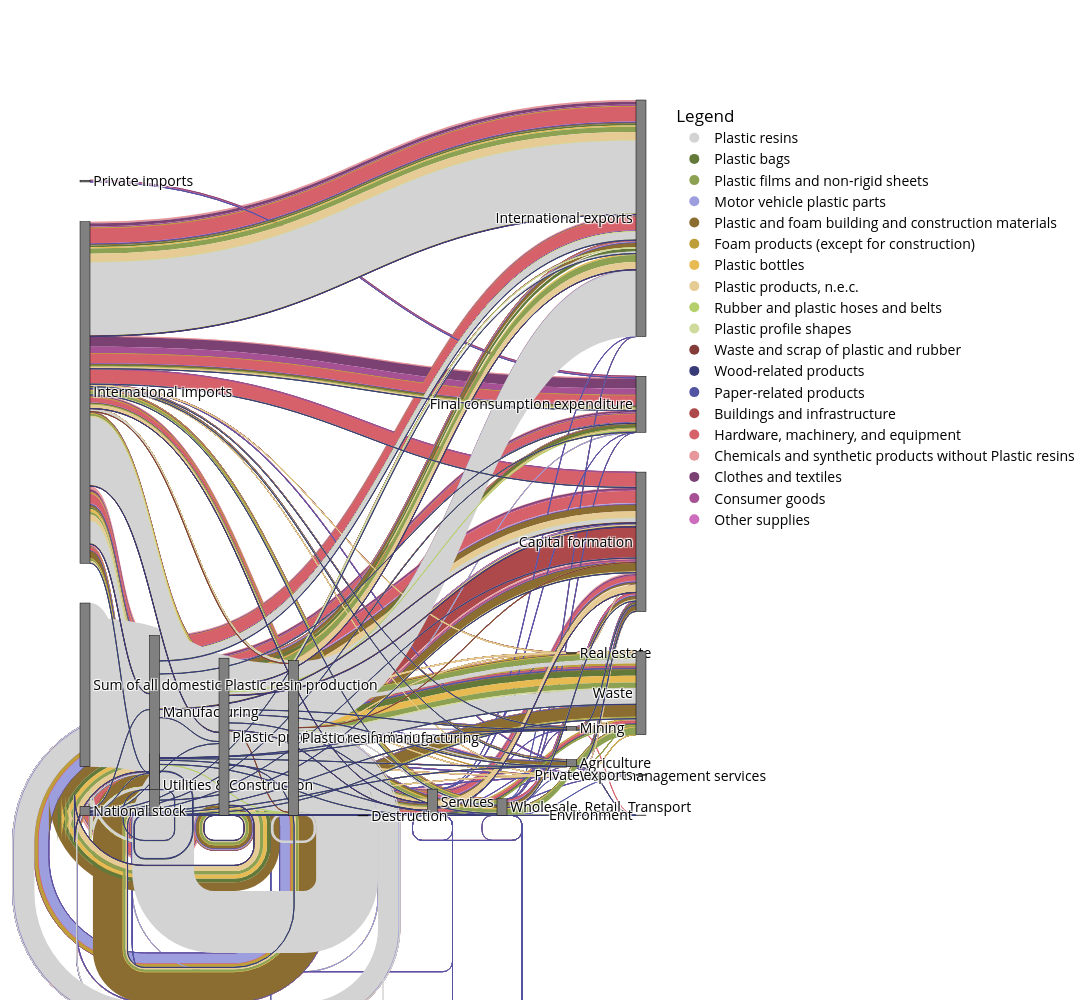

This figure's notebook cell:
### Code cell
#create unique list of source/'From' and target/'To' for plotly
unique_from_to = list(pd.unique(links[['From', 'To']].values.ravel('K')))

#create a list of unique nodes
unique_nodes = pd.concat([links['From'], links['To']]).unique()
node_index = {node: i for i, node in enumerate(unique_nodes)}

#create new columns for indices in a safe way
links = links.assign(
    FromIndex=links['From'].map(node_index),
    ToIndex=links['To'].map(node_index))

#plot plotly Sankey
fig = go.Figure(data=[go.Sankey(
    valueformat=None,
    valuesuffix='t',  #all flows in unit tonnes
    node=dict(
        pad=15,
        thickness=10,
        line=dict(color="black", width=0.5),
        label=unique_from_to,
        color='#808080'
    ),
    link=dict(
        source=links['FromIndex'],  # indices correspond to labels
        target=links['ToIndex'],
        value=links['Quantity (t)'],
        color=links['Colour_HEX']
    ))])
#to define Node Position manually: https://plotly.com/python/sankey-diagram/


#create legend
for label, colour in color_map.items():  #need to append 'Other product, grey'
    fig.add_trace(go.Scatter(
        x=[None], y=[None],
        mode='markers',
        marker=dict(size=10, color=colour),
        name=label,
        showlegend=True
    ))

fig.update_layout(
    #title_text="Sankey diagram of plastic flows through the Canadian economy in 2019",
    font_size=10,
    font_color="black",
    xaxis=dict(visible=False),
    yaxis=dict(visible=False),
    showlegend=True,
    legend=dict(
        title='Legend',
        y=1,
        x=1.05),
    width=2000,
    height=1000,
    font=dict(size=14),
    plot_bgcolor='rgba(0,0,0,0)',  # Transparent plot area
    paper_bgcolor='rgba(0, 0, 0, 0)',  # Transparent figure background
)


fig.show()

### Figure 1 — Plotly figure (JSON) as saved in the notebook; plotly's stock layout.template omitted (floating-point values rounded to 4 significant figures; data arrays with more than 128 entries replaced by an {"elided": "..."} marker saying what was removed)
{"data": [{"link": {"color": {"elided": "1047 str values"}, "source": {"elided": "1047 int values"}, "target": {"elided": "1047 int values"}, "value": {"elided": "1047 float values"}}, "node": {"color": "#808080", "label": ["Utilities & Construction", "Agriculture", "International imports", "Manufacturing", "Mining", "National stock", "Plastic product manufacturing", "Plastic resin manufacturing", "Private imports", "Real estate", "Services", "Waste management services", "Wholesale, Retail, Transport", "Destruction", "Sum of all domestic Plastic resin production", "Capital formation", "Final consumption expenditure", "Environment", "International exports", "Private exports", "Waste"], "line": {"color": "black", "width": 0.5}, "pad": 15, "thickness": 10}, "valuesuffix": "t", "type": "sankey"}, {"marker": {"color": "#d3d3d3", "size": 10}, "mode": "markers", "name": "Plastic resins", "showlegend": true, "x": [null], "y": [null], "type": "scatter"}, {"marker": {"color": "#637939", "size": 10}, "mode": "markers", "name": "Plastic bags", "showlegend": true, "x": [null], "y": [null], "type": "scatter"}, {"marker": {"color": "#8ca252", "size": 10}, "mode": "markers", "name": "Plastic films and non-rigid sheets", "showlegend": true, "x": [null], "y": [null], "type": "scatter"}, {"marker": {"color": "#9c9ede", "size": 10}, "mode": "markers", "name": "Motor vehicle plastic parts", "showlegend": true, "x": [null], "y": [null], "type": "scatter"}, {"marker": {"color": "#8c6d31", "size": 10}, "mode": "markers", "name": "Plastic and foam building and construction materials", "showlegend": true, "x": [null], "y": [null], "type": "scatter"}, {"marker": {"color": "#bd9e39", "size": 10}, "mode": "markers", "name": "Foam products (except for construction)", "showlegend": true, "x": [null], "y": [null], "type": "scatter"}, {"marker": {"color": "#e7ba52", "size": 10}, "mode": "markers", "name": "Plastic bottles", "showlegend": true, "x": [null], "y": [null], "type": "scatter"}, {"marker": {"color": "#e7cb94", "size": 10}, "mode": "markers", "name": "Plastic products, n.e.c.", "showlegend": true, "x": [null], "y": [null], "type": "scatter"}, {"marker": {"color": "#b5cf6b", "size": 10}, "mode": "markers", "name": "Rubber and plastic hoses and belts", "showlegend": true, "x": [null], "y": [null], "type": "scatter"}, {"marker": {"color": "#cedb9c", "size": 10}, "mode": "markers", "name": "Plastic profile shapes", "showlegend": true, "x": [null], "y": [null], "type": "scatter"}, {"marker": {"color": "#843c39", "size": 10}, "mode": "markers", "name": "Waste and scrap of plastic and rubber", "showlegend": true, "x": [null], "y": [null], "type": "scatter"}, {"marker": {"color": "#393b79", "size": 10}, "mode": "markers", "name": "Wood-related products", "showlegend": true, "x": [null], "y": [null], "type": "scatter"}, {"marker": {"color": "#5254a3", "size": 10}, "mode": "markers", "name": "Paper-related products", "showlegend": true, "x": [null], "y": [null], "type": "scatter"}, {"marker": {"color": "#ad494a", "size": 10}, "mode": "markers", "name": "Buildings and infrastructure", "showlegend": true, "x": [null], "y": [null], "type": "scatter"}, {"marker": {"color": "#d6616b", "size": 10}, "mode": "markers", "name": "Hardware, machinery, and equipment", "showlegend": true, "x": [null], "y": [null], "type": "scatter"}, {"marker": {"color": "#e7969c", "size": 10}, "mode": "markers", "name": "Chemicals and synthetic products without Plastic resins", "showlegend": true, "x": [null], "y": [null], "type": "scatter"}, {"marker": {"color": "#7b4173", "size": 10}, "mode": "markers", "name": "Clothes and textiles", "showlegend": true, "x": [null], "y": [null], "type": "scatter"}, {"marker": {"color": "#a55194", "size": 10}, "mode": "markers", "name": "Consumer goods", "showlegend": true, "x": [null], "y": [null], "type": "scatter"}, {"marker": {"color": "#ce6dbd", "size": 10}, "mode": "markers", "name": "Other supplies", "showlegend": true, "x": [null], "y": [null], "type": "scatter"}], "layout": {"font": {"size": 14, "color": "black"}, "xaxis": {"visible": false}, "yaxis": {"visible": false}, "legend": {"title": {"text": "Legend"}, "y": 1, "x": 1.05}, "showlegend": true, "width": 2000, "height": 1000, "plot_bgcolor": "rgba(0,0,0,0)", "paper_bgcolor": "rgba(0, 0, 0, 0)"}}
